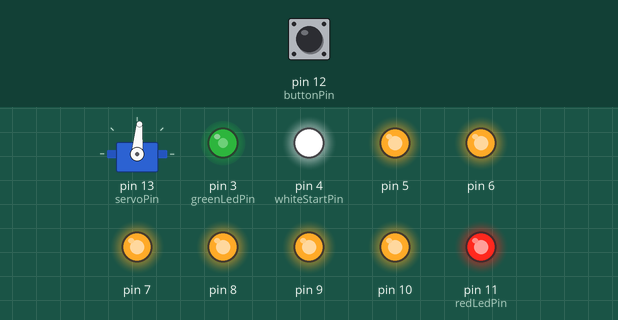
Simulated run of this sketch. Board: Arduino Uno, built with avr-gcc and run on an emulated ATmega328P. Parts: servo, output pins drawn as LEDs (lit = HIGH). The inputs (shaded band) are chosen by the test bench; at power-on: pin 12 (buttonPin) LOW.

Above: at 1.26 s.
1.3 s: pin 12 (buttonPin) pulled HIGH for 0.15 s
At 1.7 s:
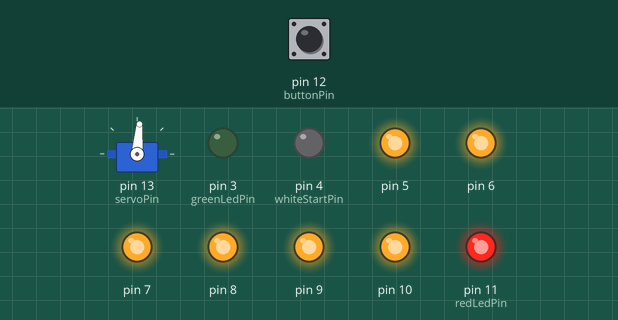
At 9.8 s:
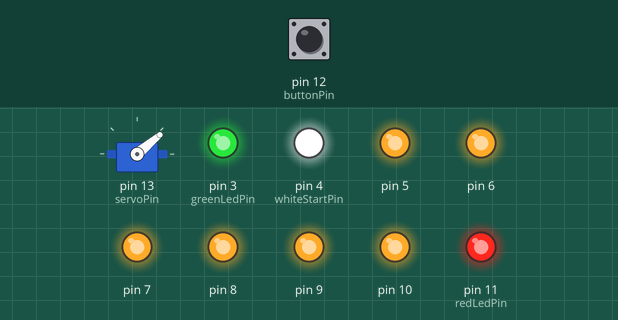
13.3 s: pin 12 (buttonPin) pulled HIGH for 1 s
At 13.7 s:
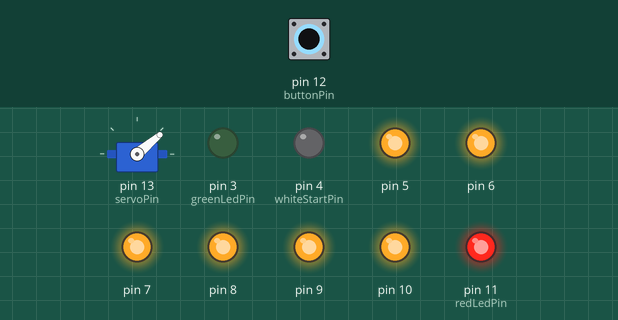
Timing chart, 0 to 30.3 s (numbered marks = the images above; inputs shaded):
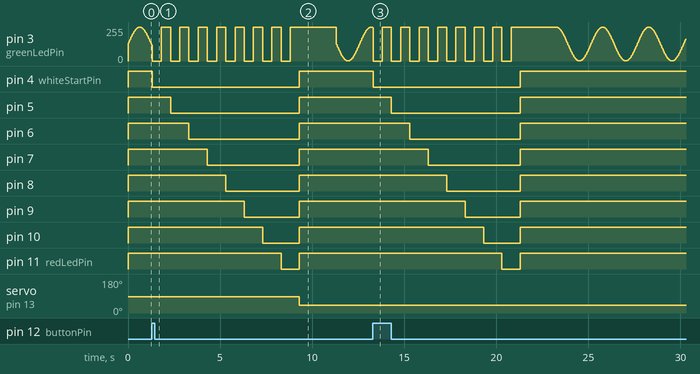

Measured:
- after the input at 1.3 s, pin 4 (whiteStartPin): HIGH → LOW at once, → HIGH 8.0 s later; pin 5: HIGH → LOW after 1.0 s, → HIGH 7.0 s later; pin 6: HIGH → LOW after 2.0 s, → HIGH 6.0 s later; pin 7: HIGH → LOW after 3.0 s, → HIGH 5.0 s later; pin 8: HIGH → LOW after 4.0 s, → HIGH 4.0 s later
- after the input at 13.3 s, pin 4 (whiteStartPin): HIGH → LOW at once, → HIGH 8.0 s later; pin 5: HIGH → LOW after 1.0 s, → HIGH 7.0 s later; pin 6: HIGH → LOW after 2.0 s, → HIGH 6.0 s later; pin 7: HIGH → LOW after 3.0 s, → HIGH 5.0 s later; pin 8: HIGH → LOW after 4.0 s, → HIGH 4.0 s later

The sketch:

servo-lights-timer.ino
```cpp
#include <Servo.h>

const int buttonPin = 12; // button led here
const int greenLedPin = 3;  // PWM-capable pin for green led
const int whiteStartPin = 4; // white led here
const int redLedPin = 11; // red led here
const int servoPin = 13;  // servo connected here

const int blinkDelay = 1000; // time it takes to advance to the next light

const float frequency = 0.0025;  // adjust to change speed of sine wave
const int amplitude = 127;  // half of 255 (max PWM value)
const int offset = 128;  // center it within the 0-255 range

bool firstPress = false;  // tracks if button has been pressed once
bool isRunning = false;  // tracks if animation is running
bool buttonState = false;
bool lastButtonState = false;

Servo myServo;

void setup() {
  pinMode(buttonPin, INPUT);
  pinMode(greenLedPin, OUTPUT);
  myServo.attach(servoPin);  // attach servo to pin 13
  myServo.write(85);  // starting position

  for (int i = whiteStartPin; i <= redLedPin; i++) {
    pinMode(i, OUTPUT);
    digitalWrite(i, HIGH);
  }
}

void loop() {
  buttonState = digitalRead(buttonPin);

  if (buttonState == HIGH && lastButtonState == LOW) {  // detect button press

      isRunning = true;

      for (int i = whiteStartPin; i <= redLedPin; i++) {
        digitalWrite(greenLedPin, LOW);
        digitalWrite(i, LOW);
        delay(blinkDelay / 2);
        digitalWrite(greenLedPin, HIGH);
        delay(blinkDelay / 2);
      }

      // when red LED turns off, move servo
      myServo.write(40);

      digitalWrite(greenLedPin, HIGH);
      for (int i = whiteStartPin; i <= redLedPin; i++) {
        digitalWrite(i, HIGH);
      }

      delay(2000);
      isRunning = false;  // reset flag after animation

  }
  lastButtonState = buttonState;  // update button state

  // sine wave on green LED while in standby
  if (!isRunning) {
    unsigned long currentTime = millis();
    float angle = currentTime * frequency;  // convert time to radians
    int brightness = offset + amplitude * sin(angle);  // scale sin() output to 0-255
    analogWrite(greenLedPin, brightness);
    delay(20);
  }
}
```
